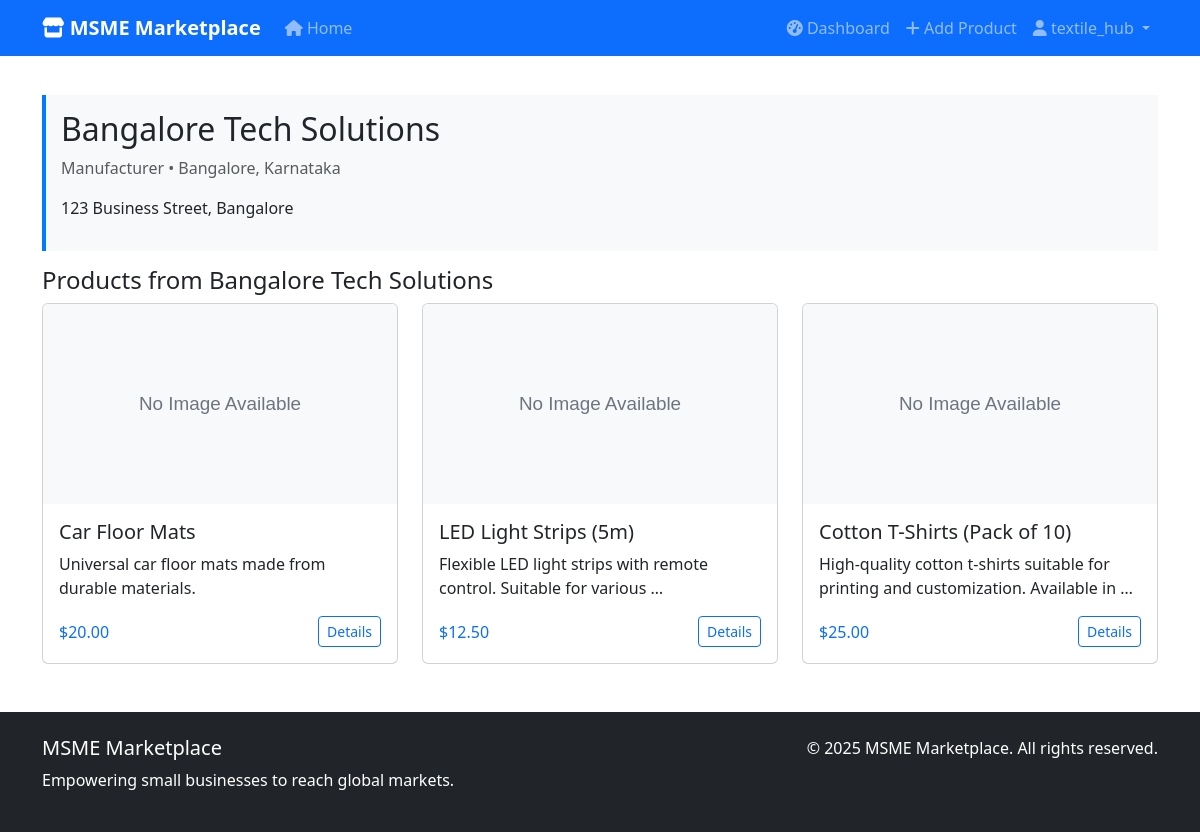
The app's page /seller/3/ (signed in) with its own data.
### marketplace/models.py (models this page shows, shortened)
class Seller(models.Model):
    user = models.OneToOneField(User, on_delete=models.CASCADE)
    business_name = models.CharField(max_length=200)
    owner_name = models.CharField(max_length=100)
    phone = models.CharField(max_length=15)
    address = models.TextField()
    city = models.CharField(max_length=100)
    state = models.CharField(max_length=100)
    pincode = models.CharField(max_length=10)
    gstin_validator = RegexValidator(
        regex=r'^[0-9]{2}[A-Z]{5}[0-9]{4}[A-Z]{1}[1-9A-Z]{1}Z[0-9A-Z]{1}$',
        message='Enter a valid GSTIN number (15 characters)'
    )
    gstin = models.CharField(max_length=15, validators=[gstin_validator], unique=True)
    turnover = models.DecimalField(
        max_digits=10,
        decimal_places=2,
        validators=[MinValueValidator(2), MaxValueValidator(50)],
        help_text='Annual turnover in Crores (₹2-50 Cr)'
    )
    bank_name = models.CharField(max_length=100)
    account_number = models.CharField(max_length=20)
    ifsc_code = models.CharField(max_length=11)
    account_holder_name = models.CharField(max_length=100)
    business_type = models.CharField(max_length=100, choices=[
        ('manufacturer', 'Manufacturer'),
        ('wholesaler', 'Wholesaler'),
        ('retailer', 'Retailer'),
        ('service_provider', 'Service Provider'),
    ])
    pan_document = models.FileField(upload_to='seller_documents/pan/', null=True, blank=True)
    gst_certificate = models.FileField(upload_to='seller_documents/gst/', null=True, blank=True)
    APPROVAL_STATUS = [
        ('pending', 'Pending'),
        ('approved', 'Approved'),
        ('rejected', 'Rejected'),
    ]
    approval_status = models.CharField(max_length=20, choices=APPROVAL_STATUS, default='pending')
    verified = models.BooleanField(default=False)
    rejection_reason = models.TextField(blank=True)
    created_at = models.DateTimeField(auto_now_add=True)
    @property
    def location(self):
        return f"{self.city}, {self.state}"

class Product(models.Model):
    seller = models.ForeignKey(Seller, on_delete=models.CASCADE, related_name='products')
    category = models.ForeignKey(Category, on_delete=models.CASCADE, related_name='products')
    name = models.CharField(max_length=200)
    description = models.TextField()
    mrp = models.DecimalField(max_digits=10, decimal_places=2, help_text='Maximum Retail Price')
    selling_price = models.DecimalField(max_digits=10, decimal_places=2, help_text='Actual Selling Price')
    GST_RATES = [
        (0, '0%'),
        (5, '5%'),
        (12, '12%'),
        (18, '18%'),
        (28, '28%'),
    ]
    gst_rate = models.IntegerField(choices=GST_RATES, default=18)
    stock_quantity = models.PositiveIntegerField(default=0)
    minimum_order_quantity = models.PositiveIntegerField(default=1)
    APPROVAL_STATUS = [
        ('pending', 'Pending'),
        ('approved', 'Approved'),
        ('rejected', 'Rejected'),
    ]
    approval_status = models.CharField(max_length=20, choices=APPROVAL_STATUS, default='pending')
    is_active = models.BooleanField(default=True)
    is_customizable = models.BooleanField(default=False)
    rejection_reason = models.TextField(blank=True)
    created_at = models.DateTimeField(auto_now_add=True)
    updated_at = models.DateTimeField(auto_now=True)
    tags = models.CharField(max_length=500, blank=True, help_text="Comma-separated tags for search")
    class Meta:
        ordering = ['-created_at']
    def get_absolute_url(self):
        return reverse('marketplace:product_detail', kwargs={'pk': self.pk})
    @property
    def main_image(self):
        image = self.images.first()
        return image.image if image else None
    @property
    def price(self):
        return self.selling_price

### marketplace/views.py (the view)
# urls.py: path('seller/<int:seller_id>/', views.seller_products, name='seller_products'),
def seller_products(request, seller_id):
    seller = get_object_or_404(Seller, pk=seller_id)
    products = Product.objects.filter(seller=seller, is_active=True)
    paginator = Paginator(products, 12)
    page_number = request.GET.get('page')
    page_obj = paginator.get_page(page_number)
    context = {
        'seller': seller,
        'page_obj': page_obj,
        'products': page_obj.object_list,
    }
    return render(request, 'marketplace/seller_products.html', context)

### templates/marketplace/seller_products.html (shortened to what this page needs)
{% extends 'base.html' %}
{% load static %}
{% block content %}
<div class="container mt-4">
    <div class="row">
        <div class="col-12">
            <div class="seller-info">
                <h2>{{ seller.business_name }}</h2>
                <p class="text-muted">{{ seller.get_business_type_display }} • {{ seller.location }}</p>
                <p class="mt-2">{{ seller.address }}</p>
            </div>
        </div>
    </div>
    <div class="row">
        <div class="col-12">
            <h4>Products from {{ seller.business_name }}</h4>
            <div class="row row-cols-1 row-cols-md-3 g-4">
                {% for product in products %}
                <div class="col">
                    <div class="card h-100">
                        {% if product.main_image %}
                            <img src="{{ product.main_image.url }}" class="card-img-top" alt="{{ product.name }}">
                        {% else %}
                            <img src="{% static 'img/no-image.svg' %}" class="card-img-top" alt="No Image Available">
                        {% endif %}
                        <div class="card-body">
                            <h5 class="card-title">{{ product.name }}</h5>
                            <p class="card-text">{{ product.description|truncatewords:10 }}</p>
                            <div class="d-flex justify-content-between align-items-center">
                                <span class="text-primary">${{ product.price }}</span>
                                <a href="{{ product.get_absolute_url }}" class="btn btn-sm btn-outline-primary">Details</a>
                            </div>
                        </div>
                    </div>
                </div>
                {% empty %}
                <div class="col-12">
                    <p class="text-center">This seller has no active products.</p>
                </div>
                {% endfor %}
            </div>
        </div>
    </div>
</div>
{% endblock %}

### templates/base.html (shortened to what this page needs)
<!DOCTYPE html>
<html lang="en">
<head>
    <link href="https://cdn.jsdelivr.net/npm/bootstrap@5.3.0/dist/css/bootstrap.min.css" rel="stylesheet">
    <link href="https://cdnjs.cloudflare.com/ajax/libs/font-awesome/6.0.0/css/all.min.css" rel="stylesheet">
    {% load static %}
    <link href="{% static 'css/marketplace.css' %}" rel="stylesheet">
</head>
<body>
    <nav class="navbar navbar-expand-lg navbar-dark bg-primary">
        <div class="container">
            <a class="navbar-brand" href="{% url 'marketplace:home' %}">
                <i class="fas fa-store"></i> MSME Marketplace
            </a>
            <div class="collapse navbar-collapse" id="navbarNav">
                <div class="navbar-nav me-auto">
                    <a class="nav-link" href="{% url 'marketplace:home' %}">
                        <i class="fas fa-home"></i> Home
                    </a>
                </div>
                <div class="navbar-nav ms-auto">
                    {% if user.is_authenticated %}
                        {% if user.seller %}
                            <a class="nav-link" href="{% url 'marketplace:seller_dashboard' %}">
                                <i class="fas fa-tachometer-alt"></i> Dashboard
                            </a>
                            <a class="nav-link" href="{% url 'marketplace:add_product' %}">
                                <i class="fas fa-plus"></i> Add Product
                            </a>
                        {% endif %}
                        <div class="nav-item dropdown">
                            <a class="nav-link dropdown-toggle" href="#" id="navbarDropdown" role="button" data-bs-toggle="dropdown">
                                <i class="fas fa-user"></i> {{ user.username }}
                            </a>
                        </div>
                    {% endif %}
                </div>
            </div>
        </div>
    </nav>
    <main>
        {% block content %}
        {% endblock %}
    </main>
    <footer class="bg-dark text-white py-4 mt-5">
        <div class="container">
            <div class="row">
                <div class="col-md-6">
                    <h5>MSME Marketplace</h5>
                    <p>Empowering small businesses to reach global markets.</p>
                </div>
                <div class="col-md-6 text-md-end">
                    <p>&copy; {% now "Y" %} MSME Marketplace. All rights reserved.</p>
                </div>
            </div>
        </div>
    </footer>
</body>
</html>

### static/css/marketplace.css (style rules this page uses)
.card-img-top { height: 200px; object-fit: cover; }
.seller-info { background-color: #f8f9fa; border-left: 4px solid #007bff; padding: 15px; margin: 15px 0; }
.navbar-brand { font-weight: bold; }

### records on screen
Seller: business_name "Bangalore Tech Solutions", business_type "Manufacturer", location "Bangalore, Karnataka", address "123 Business Street, Bangalore"
Product: name "Car Floor Mats", description "Universal car floor mats made from durable materials.", price "20.00"
Product: name "LED Light Strips (5m)", description "Flexible LED light strips with remote control. Suitable for various …", price "12.50"
Product: name "Cotton T-Shirts (Pack of 10)", description "High-quality cotton t-shirts suitable for printing and customization. Available in …", price "25.00"

### other values on screen
{{ user.username }} "textile_hub"
